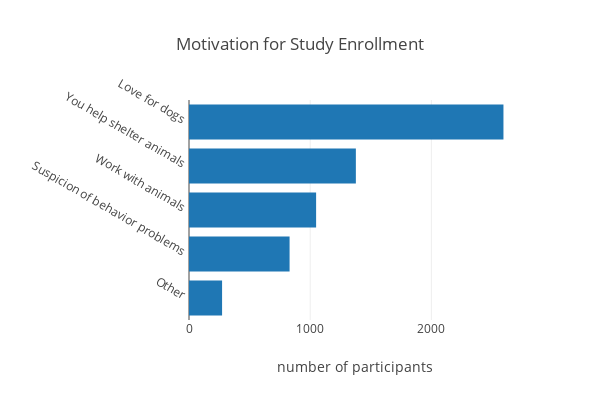

Source (notebook cell):
### Markdown cell above
### 1.2 Motivation for Enrollment:

### Code cell
# Create the necessary dataframe.
fields = ('question_reason_for_part_1, question_reason_for_part_2, '
          'question_reason_for_part_3, question_reason_for_part_4, '
          'question_reason_for_part_5')
labels = ['Love for dogs', 'You help shelter animals', 'Suspicion of behavior problems',
          'Work with animals', 'Other']
df = createNumericDataFrame(USER_TABLE, fields, labels, filtered=False)
    
# Create a bar graph to illustrate breakdown of responses.
sums = df.sum()
sums = sums.sort_values(ascending=True)
data = [go.Bar(y=sums.index.values,
               x=sums.values,
               orientation='h')]
layout = go.Layout(title="Motivation for Study Enrollment",
                   xaxis=dict(title='number of participants'),
                   yaxis=dict(title='',
                              automargin=True,
                              tickangle=30,
                              tickprefix=' ',
                              ticksuffix=' '),
                   width=600,
                   height=400)
fig = go.Figure(data=data, layout=layout)
py.iplot(fig)

# NOTE: This does not include a count of users who did not provide a reason.

### Figure 1 — Plotly figure (JSON) as saved in the notebook; plotly's stock layout.template omitted (floating-point values rounded to 4 significant figures)
{"data": [{"orientation": "h", "type": "bar", "x": [273, 830, 1049, 1377, 2595], "y": ["Other", "Suspicion of behavior problems", "Work with animals", "You help shelter animals", "Love for dogs"]}], "layout": {"height": 400, "title": "Motivation for Study Enrollment", "width": 600, "xaxis": {"title": "number of participants"}, "yaxis": {"automargin": true, "tickangle": 30, "tickprefix": " ", "ticksuffix": " ", "title": ""}}}
